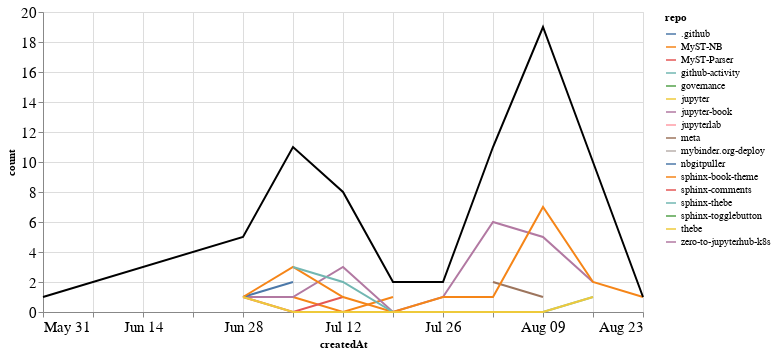

The cell this chart's notebook holds for it:
### Markdown cell above
## PRs

### Code cell
prs_time = prs.groupby('repo').resample('W', on='createdAt').count()['author'].reset_index()
prs_time = prs_time.rename(columns={'author': 'count'})
prs_time_total = prs_time.groupby('createdAt').agg({"count": "sum"}).reset_index()

ch1 = alt.Chart(prs_time, width=600).mark_line().encode(
    x='createdAt',
    y='count',
    color='repo',
    tooltip="repo"
)

ch2 = alt.Chart(prs_time_total, width=600).mark_line(color="black").encode(
    x='createdAt',
    y='count',
)

ch1 + ch2

### Figure 1 — Vega-Lite specification as saved in the notebook (floating-point values rounded to 4 significant figures)
{"config": {"axisLeft": {"labelFontSize": 15}, "axisBottom": {"labelFontSize": 15}}, "layer": [{"data": {"name": "data-ecefe0abf6d32e01611922fe6b900ea3"}, "mark": "line", "encoding": {"color": {"type": "nominal", "field": "repo"}, "tooltip": {"type": "nominal", "field": "repo"}, "x": {"type": "temporal", "field": "createdAt"}, "y": {"type": "quantitative", "field": "count"}}, "width": 600}, {"data": {"name": "data-1065820f79d7c9fbfcbc01520a85a675"}, "mark": {"type": "line", "color": "black"}, "encoding": {"x": {"type": "temporal", "field": "createdAt"}, "y": {"type": "quantitative", "field": "count"}}, "width": 600}], "$schema": "https://vega.github.io/schema/vega-lite/v4.8.1.json", "datasets": {"data-ecefe0abf6d32e01611922fe6b900ea3": [{"repo": ".github", "createdAt": "2020-08-02T00:00:00", "count": 2}, {"repo": "MyST-NB", "createdAt": "2020-07-05T00:00:00", "count": 1}, {"repo": "MyST-NB", "createdAt": "2020-07-12T00:00:00", "count": 0}, {"repo": "MyST-NB", "createdAt": "2020-07-19T00:00:00", "count": 1}, {"repo": "MyST-Parser", "createdAt": "2020-06-28T00:00:00", "count": 1}, {"repo": "MyST-Parser", "createdAt": "2020-07-05T00:00:00", "count": 0}, {"repo": "MyST-Parser", "createdAt": "2020-07-12T00:00:00", "count": 1}, {"repo": "github-activity", "createdAt": "2020-08-09T00:00:00", "count": 2}, {"repo": "governance", "createdAt": "2020-05-31T00:00:00", "count": 1}, {"repo": "jupyter", "createdAt": "2020-07-12T00:00:00", "count": 1}, {"repo": "jupyter-book", "createdAt": "2020-06-28T00:00:00", "count": 1}, {"repo": "jupyter-book", "createdAt": "2020-07-05T00:00:00", "count": 1}, {"repo": "jupyter-book", "createdAt": "2020-07-12T00:00:00", "count": 3}, {"repo": "jupyter-book", "createdAt": "2020-07-19T00:00:00", "count": 0}, {"repo": "jupyter-book", "createdAt": "2020-07-26T00:00:00", "count": 1}, {"repo": "jupyter-book", "createdAt": "2020-08-02T00:00:00", "count": 6}, {"repo": "jupyter-book", "createdAt": "2020-08-09T00:00:00", "count": 5}, {"repo": "jupyter-book", "createdAt": "2020-08-16T00:00:00", "count": 2}, {"repo": "jupyterlab", "createdAt": "2020-08-09T00:00:00", "count": 1}, {"repo": "meta", "createdAt": "2020-08-02T00:00:00", "count": 2}, {"repo": "meta", "createdAt": "2020-08-09T00:00:00", "count": 1}, {"repo": "mybinder.org-deploy", "createdAt": "2020-07-19T00:00:00", "count": 1}, {"repo": "nbgitpuller", "createdAt": "2020-06-28T00:00:00", "count": 1}, {"repo": "nbgitpuller", "createdAt": "2020-07-05T00:00:00", "count": 2}, {"repo": "sphinx-book-theme", "createdAt": "2020-06-28T00:00:00", "count": 1}, {"repo": "sphinx-book-theme", "createdAt": "2020-07-05T00:00:00", "count": 3}, {"repo": "sphinx-book-theme", "createdAt": "2020-07-12T00:00:00", "count": 1}, {"repo": "sphinx-book-theme", "createdAt": "2020-07-19T00:00:00", "count": 0}, {"repo": "sphinx-book-theme", "createdAt": "2020-07-26T00:00:00", "count": 1}, {"repo": "sphinx-book-theme", "createdAt": "2020-08-02T00:00:00", "count": 1}, {"repo": "sphinx-book-theme", "createdAt": "2020-08-09T00:00:00", "count": 7}, {"repo": "sphinx-book-theme", "createdAt": "2020-08-16T00:00:00", "count": 2}, {"repo": "sphinx-book-theme", "createdAt": "2020-08-23T00:00:00", "count": 1}, {"repo": "sphinx-comments", "createdAt": "2020-08-16T00:00:00", "count": 4}, {"repo": "sphinx-thebe", "createdAt": "2020-07-05T00:00:00", "count": 3}, {"repo": "sphinx-thebe", "createdAt": "2020-07-12T00:00:00", "count": 2}, {"repo": "sphinx-thebe", "createdAt": "2020-07-19T00:00:00", "count": 0}, {"repo": "sphinx-thebe", "createdAt": "2020-07-26T00:00:00", "count": 0}, {"repo": "sphinx-thebe", "createdAt": "2020-08-02T00:00:00", "count": 0}, {"repo": "sphinx-thebe", "createdAt": "2020-08-09T00:00:00", "count": 0}, {"repo": "sphinx-thebe", "createdAt": "2020-08-16T00:00:00", "count": 1}, {"repo": "sphinx-togglebutton", "createdAt": "2020-08-09T00:00:00", "count": 3}, {"repo": "thebe", "createdAt": "2020-06-28T00:00:00", "count": 1}, {"repo": "thebe", "createdAt": "2020-07-05T00:00:00", "count": 0}, {"repo": "thebe", "createdAt": "2020-07-12T00:00:00", "count": 0}, {"repo": "thebe", "createdAt": "2020-07-19T00:00:00", "count": 0}, {"repo": "thebe", "createdAt": "2020-07-26T00:00:00", "count": 0}, {"repo": "thebe", "createdAt": "2020-08-02T00:00:00", "count": 0}, {"repo": "thebe", "createdAt": "2020-08-09T00:00:00", "count": 0}, {"repo": "thebe", "createdAt": "2020-08-16T00:00:00", "count": 1}, {"repo": "zero-to-jupyterhub-k8s", "createdAt": "2020-07-05T00:00:00", "count": 1}], "data-1065820f79d7c9fbfcbc01520a85a675": [{"createdAt": "2020-05-31T00:00:00", "count": 1}, {"createdAt": "2020-06-28T00:00:00", "count": 5}, {"createdAt": "2020-07-05T00:00:00", "count": 11}, {"createdAt": "2020-07-12T00:00:00", "count": 8}, {"createdAt": "2020-07-19T00:00:00", "count": 2}, {"createdAt": "2020-07-26T00:00:00", "count": 2}, {"createdAt": "2020-08-02T00:00:00", "count": 11}, {"createdAt": "2020-08-09T00:00:00", "count": 19}, {"createdAt": "2020-08-16T00:00:00", "count": 10}, {"createdAt": "2020-08-23T00:00:00", "count": 1}]}}
